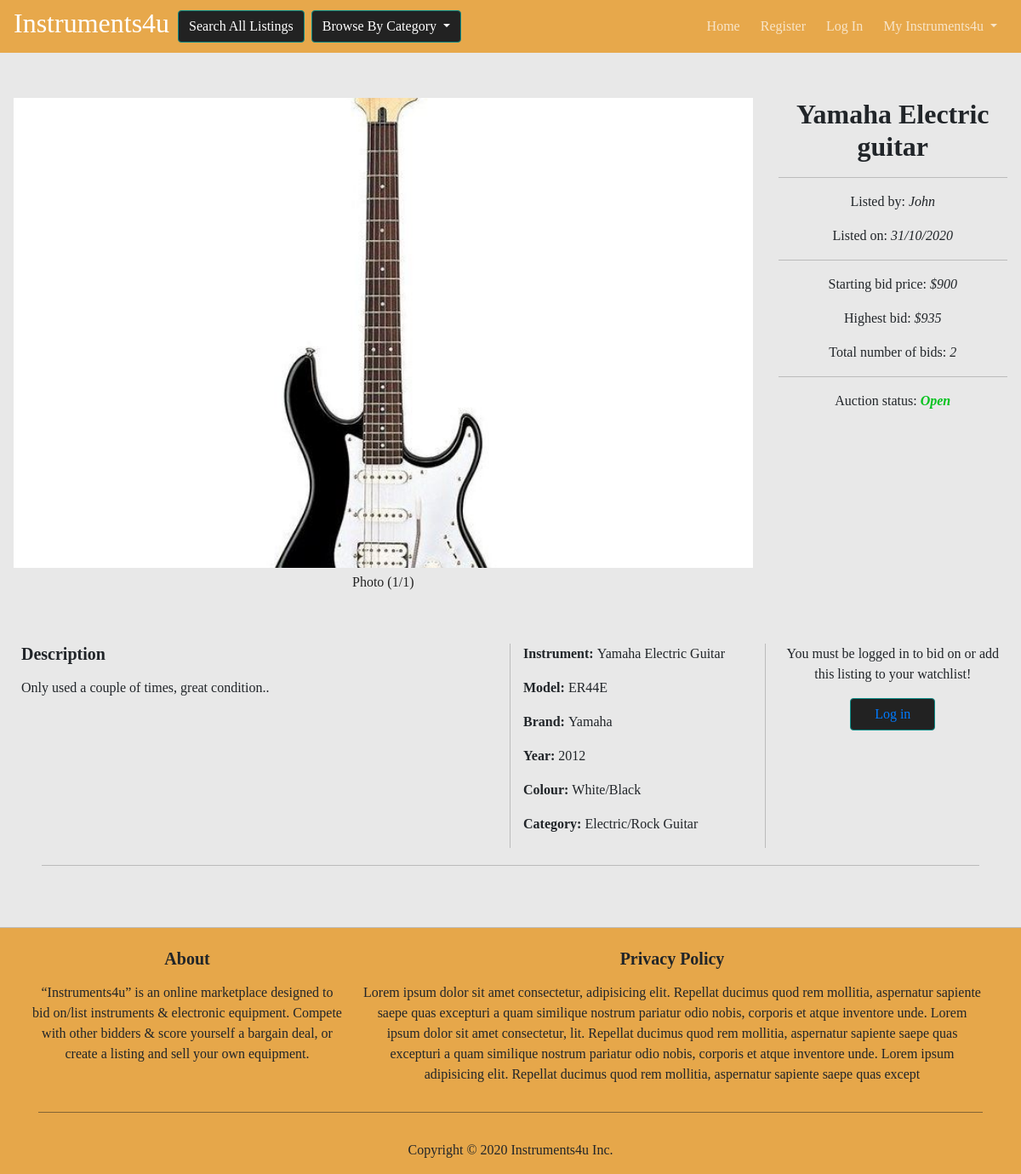
The app's page /listings/2 with its own data.
### auction/models.py (models this page shows)
class Instrument(db.Model):
    __tablename__ = "instruments"
    id = db.Column(db.Integer, primary_key=True)
    instrument = db.Column(db.String(50))
    category = db.Column(db.String(20))
    model = db.Column(db.String(20))
    brand = db.Column(db.String(20))
    year = db.Column(db.String(4))
    colour = db.Column(db.String(20))
    description = db.Column(db.String(250))
    image = db.Column(db.String(400))
    listings = db.relationship('Listing', backref ='instrument')

class Listing(db.Model):
    __tablename__ = 'listings'
    id = db.Column(db.Integer, primary_key=True)
    listTitle = db.Column(db.String(50))
    listingDate = db.Column(db.DateTime, default=datetime.now())
    startBid = db.Column(db.Integer)
    highestBid = db.Column(db.Integer)
    totalNumberOfBids = db.Column(db.Integer)
    auctionStatus = db.Column(db.Boolean, nullable=False)
    watchlist = db.relationship('Watchlist', backref ='listing')
    instrument_id = db.Column(db.Integer, db.ForeignKey('instruments.id'))
    user_id = db.Column(db.Integer, db.ForeignKey('users.id'))

class User(db.Model, UserMixin):
    __tablename__ = "users"
    __table_args__ = {'extend_existing': True}
    id = db.Column(db.Integer, primary_key = True)
    name = db.Column(db.String(100), index = True, unique = True, nullable = False)
    email_address = db.Column(db.String(100), index = True, nullable = False)
    phone_number = db.Column(db.Integer, index = True, nullable = False)
    mail_address = db.Column(db.String(255), index = True, nullable = False)
    password_hash = db.Column(db.String(255), nullable = False)
    listings = db.relationship('Listing', backref='user')
    watchlist = db.relationship("Watchlist", backref="user")
    bids = db.relationship("Bid", backref="user")

### auction/listings.py (the view, shortened to what this page needs)
@bp.route('/<id>', methods = ['GET', 'POST'])
def show(id):
    wl_form = AddToWatchlistForm()
    del_form = RemoveFromWatchlistForm()
    bid_form = BidForm()
    listing = Listing.query.filter_by(id=id).first()
    alreadyOnWatchlist = Watchlist.query.filter_by(user_id = current_user.get_id(), listing_id = id).first()
    bid = Bid(bidAmount = bid_form.bidField.data, user_id = current_user.get_id(), listing_id = id)
    bidWinner = Bid.query.filter_by(listing_id = id, user_id = Bid.user_id).order_by(Bid.bidAmount.desc()).first()
    startBid = Listing.query.filter_by(id = id).first()
    bidHistory = Bid.query.filter_by(user_id = Bid.user_id, listing_id = id)
    users = Bid.query.filter_by(listing_id = id).all()
    success = False
    listingOwner = Listing.query.filter_by(id = id).all()
    if not alreadyOnWatchlist:
        if request.method == "POST":
            if wl_form.addToWatchlist.data and wl_form.validate_on_submit():
                watchlistAdd = Watchlist(user_id = current_user.get_id(), listing_id = id)
                db.session.add(watchlistAdd)
                db.session.commit()
                redirect(url_for("listing.show", id = id))
                alreadyOnWatchlist = Watchlist.query.filter_by(user_id = current_user.get_id(), listing_id = id).first()
    return render_template('listings/showListing.html', listing = listing, bid_form = bid_form, wl_form = wl_form, del_form = del_form,
    alreadyOnWatchlist = alreadyOnWatchlist, bidWinner = bidWinner, bid = bid, users = users, bidHistory = bidHistory, listingOwner = listingOwner, success = success, startBid = startBid)

### auction/templates/listings/showListing.html (shortened to what this page needs)
{% extends 'base.html' %}
{% import "bootstrap/wtf.html" as wtf %}
{% block content %}
<main>
  <div class="pagePadding">
    <div class="container-fluid px-3">
      <div class="row">
        <div class="col-lg-9 md-9 sm-9">
          <img src={{listing.instrument.image}} class="d-block w-100 cc">
          <div id="carouselExampleCaptions" class="carousel slide" data-ride="carousel">
            <div class="carousel-inner">
              <div class="carousel-item active">
                <div class="carousel-caption carousel-caption-listing d-none d-md-block">
                  <p style="padding-top: 5px;">Photo (1/1)</p>
                </div>
              </div>
            </div>
          </div>
        </div>
        <div class="col-lg-3" style="text-align:center; word-wrap: break-word;">
          <h2>{{listing.listTitle}}</h2>
          <hr>
          <div class="py-0">
            <p>Listed by: <i>{{listing.user.name}}</i></p>
            <p>Listed on: <i>{{listing.listingDate.strftime('%d/%m/%Y')}}</i></p>
            <hr>
            <p>Starting bid price: <i>${{listing.startBid}}</i></p>
            <p>Highest bid: <i>${{listing.highestBid}}</i></p>
            <p>Total number of bids: <i>{{listing.totalNumberOfBids}}</i></p>
            <hr>
            {% if listing.auctionStatus == True %}
                <p>Auction status: <b><i style="color: rgb(5, 194, 30);">Open</i></b></p>
            {% endif %}
          </div>
        </div>
      </div>
      <div class="row py-1">
        <div class="offset-lg-0 col-lg-6 md-6 sm-6 px-4 sideBorder">
          <h5><strong>Description</strong></h5>
          <p class="py-2" style="word-wrap: break-word;">{{listing.instrument.description}}</p>
        </div>
        <div class="col-lg-3 md-3 sm-3 sideBorder">
          <p><b>Instrument: </b>{{listing.instrument.instrument}}</p>
          <p><b>Model: </b>{{listing.instrument.model}}</p>
          <p><b>Brand: </b>{{listing.instrument.brand}}</p>
          <p><b>Year: </b>{{listing.instrument.year}}</p>
          <p><b>Colour: </b>{{listing.instrument.colour}}</p>
          <p><b>Category: </b>{{listing.instrument.category}}</p>
        </div>
        <div class="col-lg text-center">
          {% if not current_user.is_authenticated %}
            <p>You must be logged in to bid on or add this listing to your watchlist!</p>
            <button type="button" class="btn btn-outline-light">
              <a class="nav-link py-0" href="{{url_for('auth.login')}}">Log in</a>
            </button>
          {% endif %}
        </div>
      </div>
      <div class="row">
        <div class="col-lg text-center px-5">
          <hr>
        </div>
      </div>
    </div>
  </div>
</main>
{% endblock %}

### auction/static/css/styleSheet.css (style rules this page uses)
body { font-family: "Century Gothic"; background-color: rgb(34, 34, 34, 0.1); }
button { color:white; }
h2, h3, h4 { font-weight: bold; }
.pagePadding { padding-top: 115px; padding-bottom: 40px; }
.btn { background-color: rgb(34, 34, 34); color: white; border-color: rgb(13, 141, 135); }
.carousel-caption-listing { position: relative; left: auto; right: auto; color: rgb(34, 34, 34); }
.sideBorder, hr { border-right-style: solid; border-width: 1.5px; border-color: rgb(187, 187, 187); }
.cc { width: 100%; height: 46vw; object-fit: cover; }

### records on screen
Instrument: instrument.image (picture), instrument.description "Only used a couple of times, great condition..", instrument.instrument "Yamaha Electric Guitar", instrument.model "ER44E", instrument.brand "Yamaha", instrument.year "2012", instrument.colour "White/Black", instrument.category "Electric/Rock Guitar"
Listing: listTitle "Yamaha Electric guitar", listingDate "31/10/2020", startBid "900", highestBid "935", totalNumberOfBids "2"
User: user.name "John"
